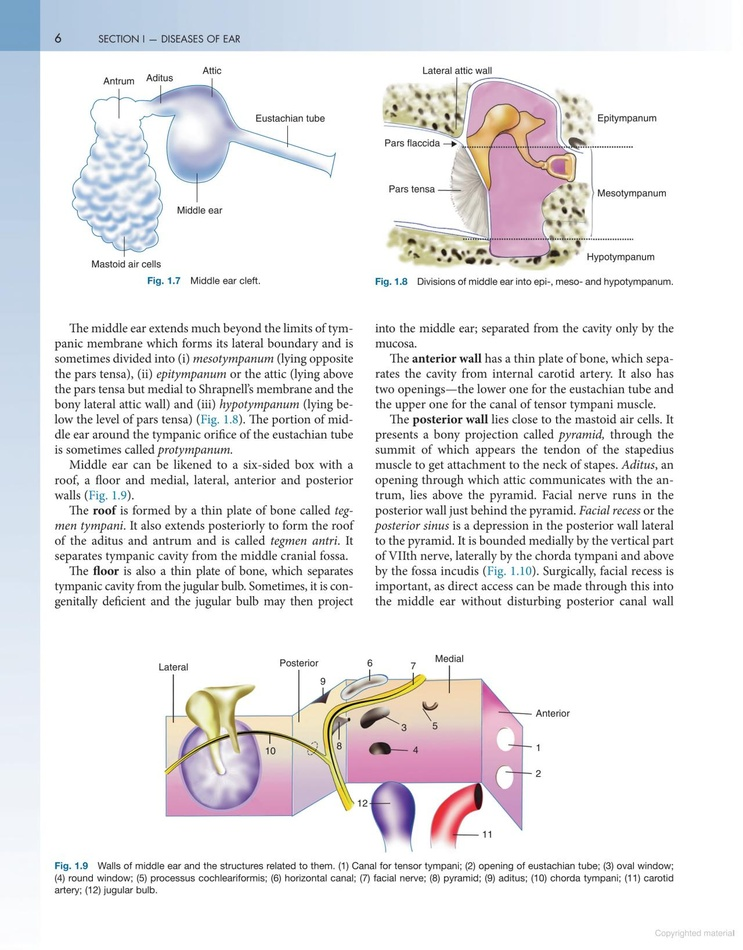
#> input picture textbook_images/page_004.jpg, 743 x 950 px, shrunk from 1280 x 1638 before the run
$ python test.py
#> lines starting #> are read from the running program, lines starting #| are printed output that depends on the picture; after the words box and inside, x2 and y2 are one past the last pixel; in counts of white or black regions, pixels touching at a corner belong together
import cv2
import numpy as np
import pytesseract
from PIL import Image

# -----------------------------
# 1. Load image
# -----------------------------
# image = cv2.imread("images/Dhingra ENT 8th Edition_Split_page-0015.jpg")
image = cv2.imread("textbook_images/page_004.jpg")
#> image is the input picture: shape (950, 743, 3); mean B, G, R 234.6, 232.8, 234.1

if image is None:
    raise ValueError("Image not found")

orig = image.copy()

gray = cv2.cvtColor(image, cv2.COLOR_BGR2GRAY)
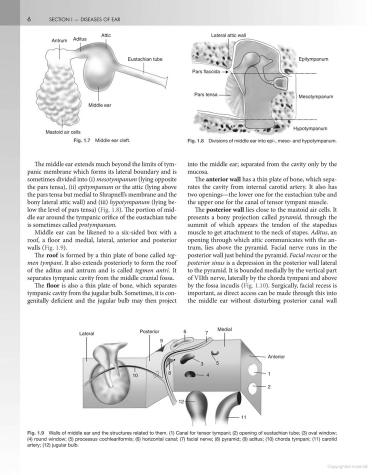
#> gray: shape (950, 743) (shown at 1/2 size); min 0, max 255, mean 233.4

# -----------------------------
# 2. Binarization (text = white)
# -----------------------------
_, binary = cv2.threshold(
    gray, 0, 255,
    cv2.THRESH_BINARY_INV + cv2.THRESH_OTSU
)
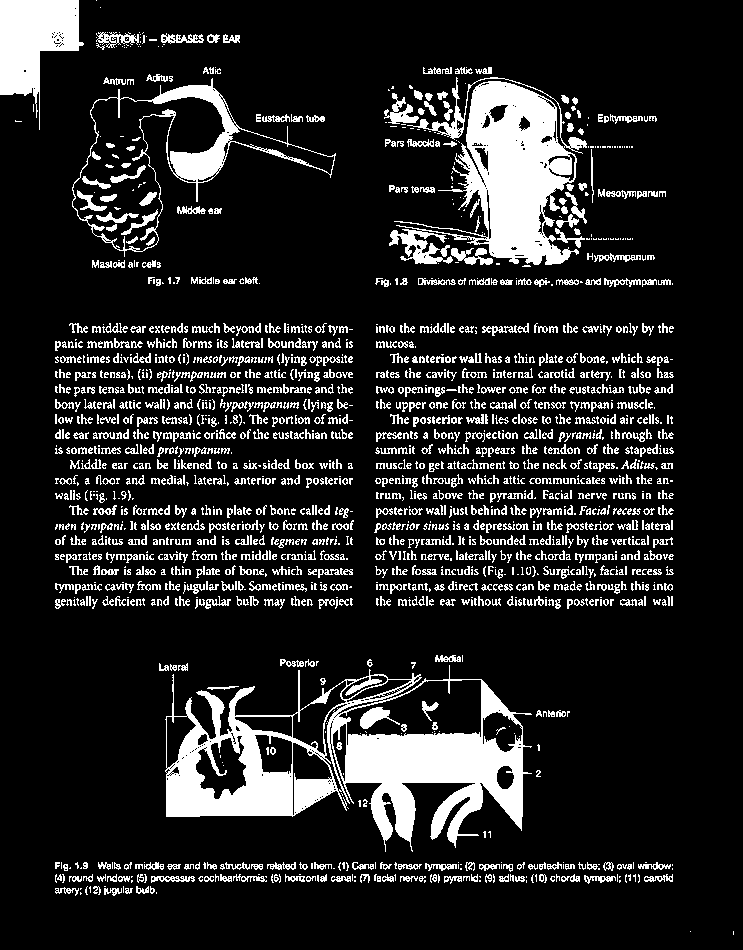
#> binary: shape (950, 743); 14.5% white; 1960 white regions (875 under 20 px), largest, box (x1, y1, x2, y2) and area: (165, 665, 532, 852) 24902, (389, 77, 587, 265) 16055, (0, 0, 84, 130) 5804

# -----------------------------
# 3. Multi-kernel Connected Components
# -----------------------------
kernels = [
    (10, 5),   # small text
    (25, 10),  # subheadings
    (30, 15)   # paragraphs
]

all_boxes = []

for kw, kh in kernels:
    kernel = cv2.getStructuringElement(cv2.MORPH_RECT, (kw, kh))
    dilated = cv2.dilate(binary, kernel, iterations=1)

    num_labels, _, stats, _ = cv2.connectedComponentsWithStats(
        dilated, connectivity=8
    )

    for i in range(1, num_labels):  # skip background
        x, y, w, h, area = stats[i]
        if area > 300:
            all_boxes.append((x, y, w, h))
#> this loop made 3 passes
#> num_labels on passes 1 to 3: 23, 10, 8
#> pass 1, `dilated = cv2.dilate(binary, kernel, iterations=1)`:
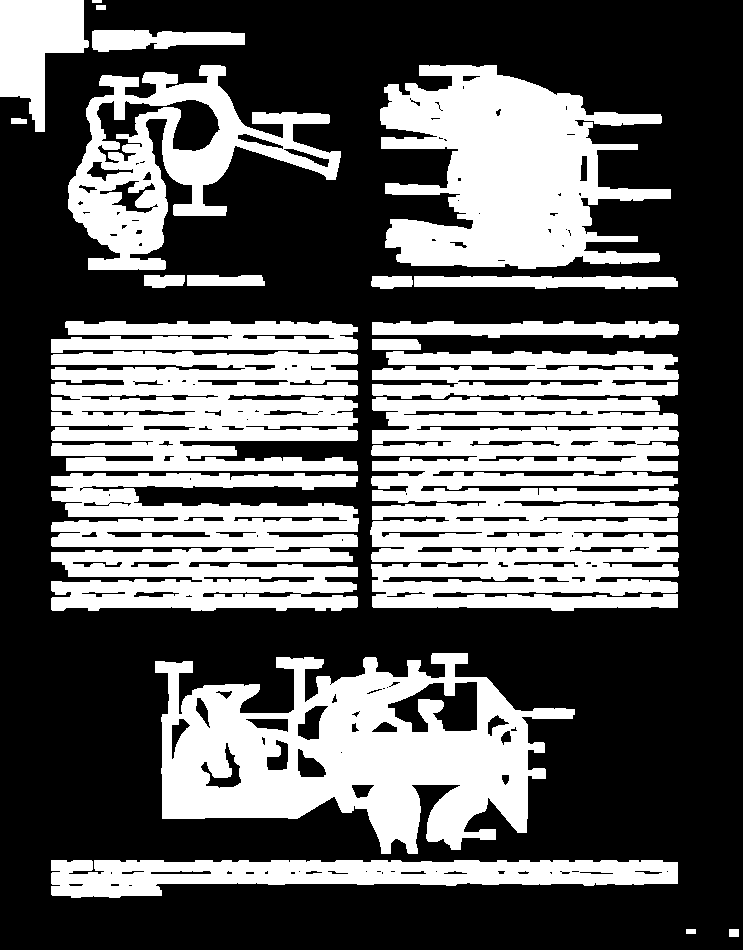
#> dilated: shape (950, 743); 37.6% white; 22 white regions, largest, box (x1, y1, x2, y2) and area: (370, 397, 679, 611) 51971, (155, 653, 575, 854) 45689, (380, 65, 671, 269) 35783
#> pass 2, `dilated = cv2.dilate(binary, kernel, iterations=1)`:
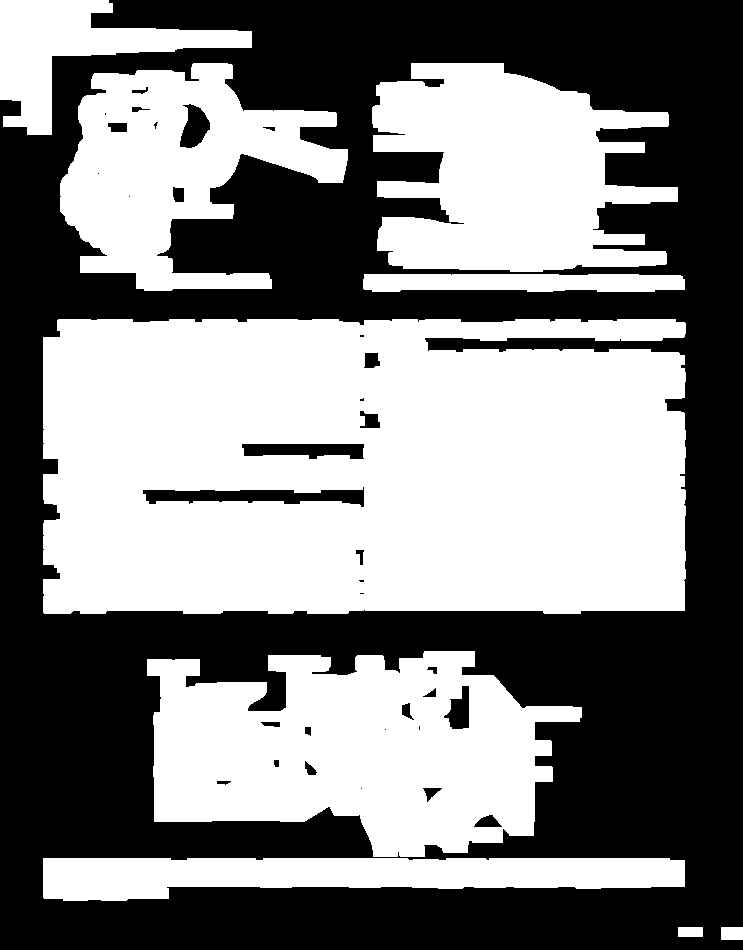
#> dilated: shape (950, 743); 50.7% white; 34 black regions (11 under 20 px), largest, box (x1, y1, x2, y2) and area: (0, 0, 743, 950) 340912, (143, 487, 364, 507) 2440, (242, 444, 364, 459) 1432
#> pass 3, `dilated = cv2.dilate(binary, kernel, iterations=1)`:
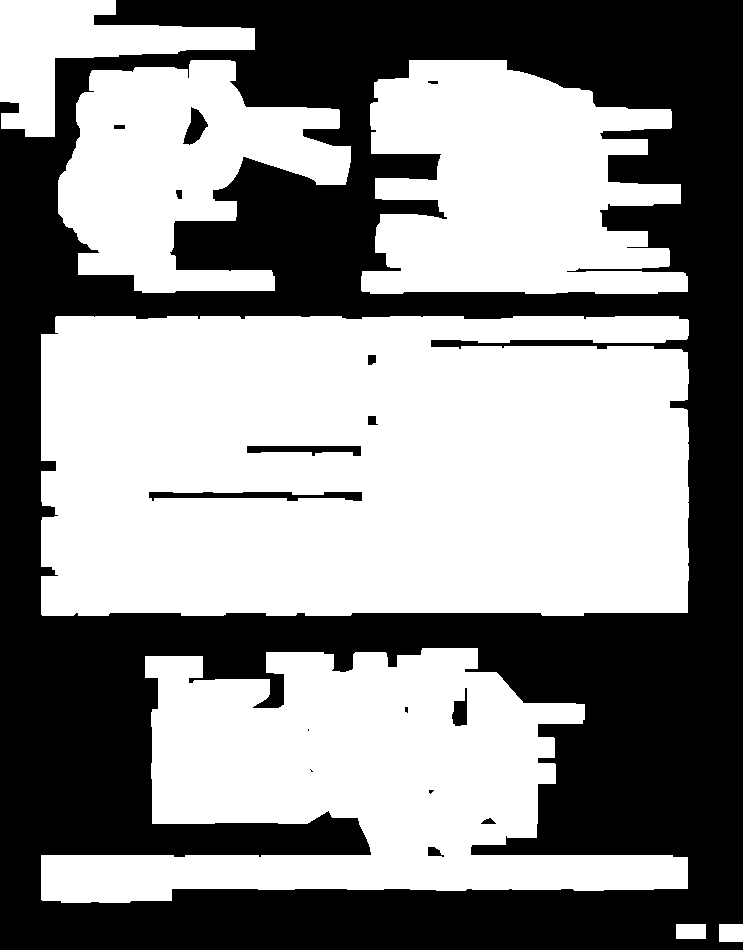
#> dilated: shape (950, 743); 55% white; 16 black regions (4 under 20 px), largest, box (x1, y1, x2, y2) and area: (0, 0, 743, 950) 314009, (149, 492, 362, 501) 1204, (247, 446, 361, 456) 749
#> after the loop, all_boxes = 31 items, first 6: (0, 0, 89, 132), (92, 30, 153, 22), (68, 65, 273, 205), (380, 65, 291, 204), (144, 275, 41, 13), (187, 275, 78, 11)

# -----------------------------
# 4. IOU function
# -----------------------------
def iou(a, b):
    xA = max(a[0], b[0])
    yA = max(a[1], b[1])
    xB = min(a[0]+a[2], b[0]+b[2])
    yB = min(a[1]+a[3], b[1]+b[3])
    if xB <= xA or yB <= yA:
        return 0.0
    inter = (xB-xA)*(yB-yA)
    areaA = a[2]*a[3]
    areaB = b[2]*b[3]
    return inter / float(areaA + areaB - inter)

# -----------------------------
# 5. De-duplicate boxes
# -----------------------------
all_boxes = sorted(all_boxes, key=lambda b: b[2]*b[3], reverse=True)
#> all_boxes = 31 items, first 6: (41, 316, 648, 300), (43, 319, 643, 295), (41, 648, 647, 255), (147, 651, 435, 206), (155, 653, 420, 201), (361, 60, 327, 234)

final_boxes = []
for box in all_boxes:
    if all(iou(box, fb) < 0.4 for fb in final_boxes):
        final_boxes.append(box)
#> this loop made 31 passes
#> box on passes 2, 4, 5, 8, 9, 10, 11: (43, 319, 643, 295), (147, 651, 435, 206), (155, 653, 420, 201), (370, 397, 309, 214), (60, 63, 288, 228), (372, 63, 306, 209), (380, 65, 291, 204)

# -----------------------------
# 6. Paragraph grouping helpers
# -----------------------------
def horizontal_overlap(a, b, ratio=0.5):
    x1 = max(a[0], b[0])
    x2 = min(a[0] + a[2], b[0] + b[2])
    overlap = max(0, x2 - x1)
    return overlap / min(a[2], b[2]) >= ratio

final_boxes = sorted(final_boxes, key=lambda b: b[1])

MAX_LINE_GAP = 25

# -----------------------------
# 7. Paragraph grouping
# -----------------------------
paragraphs = []
current = list(final_boxes[0])

for box in final_boxes[1:]:
    x, y, w, h = box
    cx, cy, cw, ch = current

    gap = y - (cy + ch)

    if 0 <= gap <= MAX_LINE_GAP and horizontal_overlap(current, box):
        nx = min(cx, x)
        ny = min(cy, y)
        nw = max(cx+cw, x+w) - nx
        nh = max(cy+ch, y+h) - ny
        current = [nx, ny, nw, nh]
    else:
        paragraphs.append(tuple(current))
        current = list(box)
#> this loop made 20 passes
#> box on passes 1 to 8: (0, 0, 89, 132), (92, 30, 153, 22), (361, 60, 327, 234), (58, 60, 293, 233), (363, 274, 322, 18), (187, 275, 78, 11), (144, 275, 41, 13), (371, 276, 42, 13)

paragraphs.append(tuple(current))


PAGE_HEIGHT, PAGE_WIDTH = orig.shape[:2]

blocks = []

for (x, y, w, h) in paragraphs:

    roi = orig[y:y+h, x:x+w]

    # OCR config
    config = "--oem 3 --psm 6"
#> (the run stopped early here; a loop or call above may not have finished)

$ run again, with textbook_images/page_001.jpg copied over textbook_images/page_004.jpg
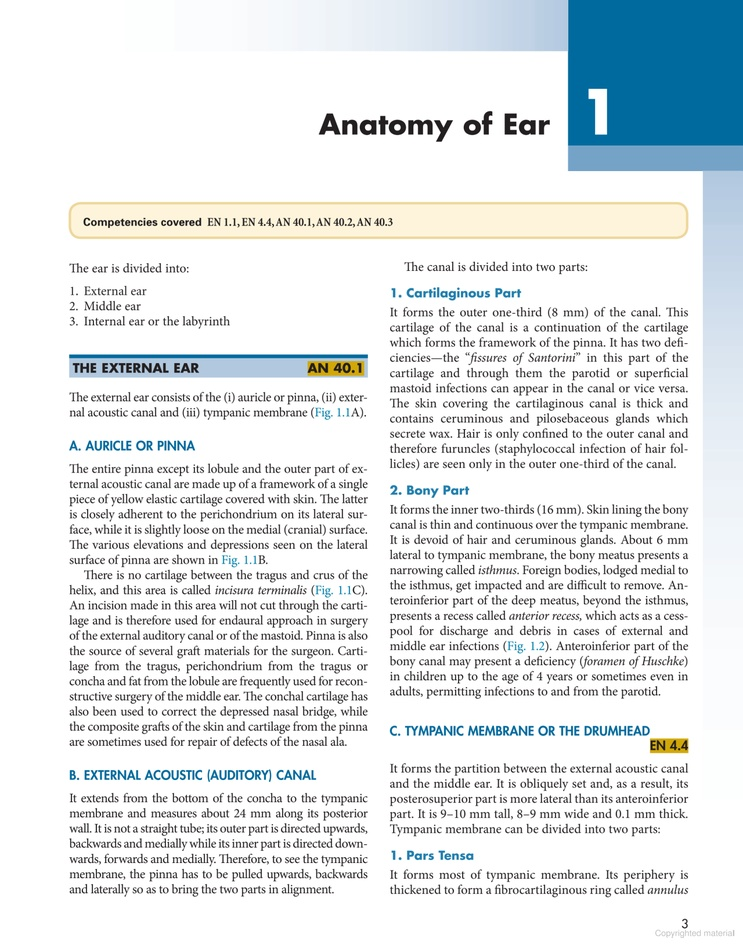
#> input picture textbook_images/page_001.jpg, 743 x 950 px, shrunk from 1280 x 1638 before the run
#> image is the input picture: shape (950, 743, 3); mean B, G, R 233.6, 231.6, 226.7
#> `_, binary = cv2.threshold( gray, 0, 255, cv2.THRESH_BINARY_INV + cv2.T..`:
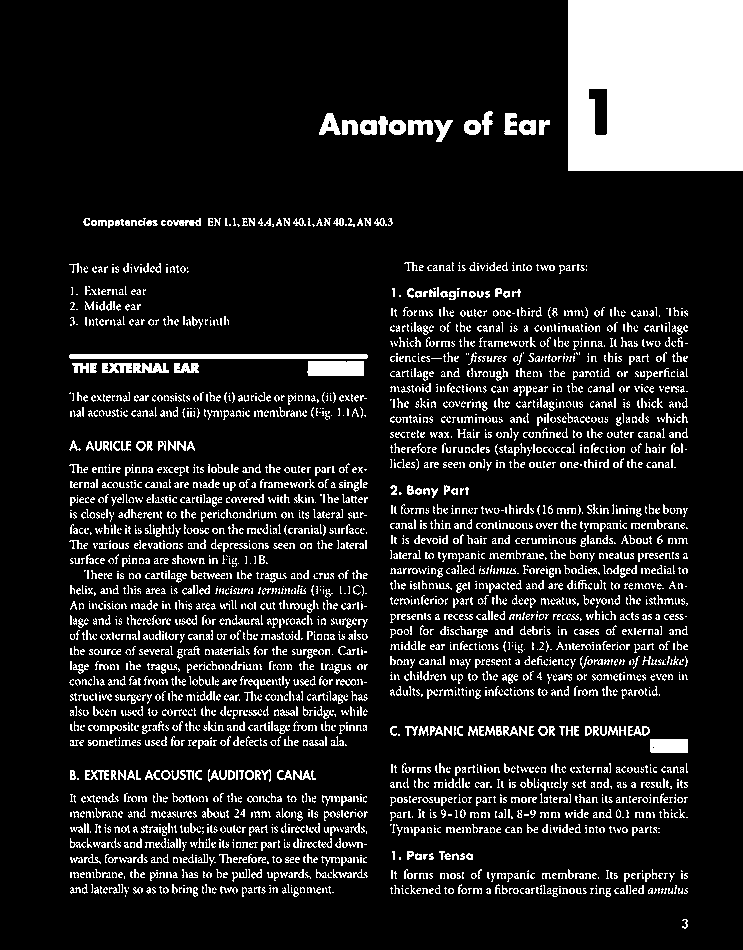
#> binary: shape (950, 743); 13.1% white; 3397 white regions (2312 under 20 px), largest, box (x1, y1, x2, y2) and area: (568, 0, 743, 171) 29315, (69, 354, 368, 359) 1491, (307, 361, 364, 376) 841
#> the loop `for kw, kh in kernels:` made 3 passes
#> num_labels on passes 1 to 3: 29, 11, 7
#> after the loop `for kw, kh in kernels:`: all_boxes = 43 items, first 6: (564, 0, 179, 173), (460, 109, 38, 28), (315, 111, 143, 33), (500, 111, 55, 26), (79, 216, 319, 14), (65, 261, 129, 14)
#> `all_boxes = sorted(all_boxes, key=lambda b: b[2]*b[3], reverse=True)`: all_boxes = 43 items, first 6: (55, 280, 648, 624), (57, 283, 643, 475), (58, 759, 642, 143), (65, 461, 308, 290), (305, 0, 438, 178), (307, 0, 436, 176)
#> the loop `for box in all_boxes:` made 43 passes
#> box on passes 1, 22, 23, 24, 25, 26, 27, 28: (55, 280, 648, 624), (390, 255, 212, 26), (387, 502, 306, 17), (315, 111, 143, 33), (387, 305, 306, 15), (79, 216, 319, 14), (392, 258, 207, 21), (66, 767, 255, 17)
#> the loop `for box in final_boxes[1:]:` made 31 passes
#> box on passes 1 to 8: (564, 0, 179, 173), (460, 109, 38, 28), (315, 111, 143, 33), (500, 111, 55, 26), (69, 211, 339, 24), (390, 255, 212, 26), (55, 256, 189, 80), (57, 259, 144, 19)

$ run again, with textbook_images/page_002.jpg copied over textbook_images/page_004.jpg
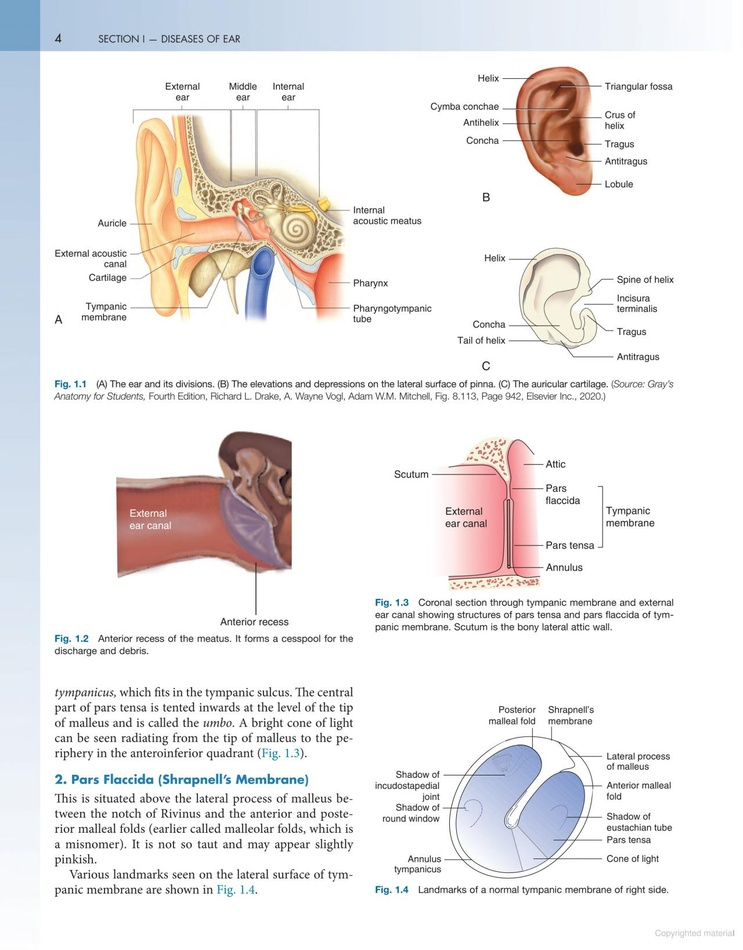
#> input picture textbook_images/page_002.jpg, 743 x 950 px, shrunk from 1280 x 1638 before the run
#> image is the input picture: shape (950, 743, 3); mean B, G, R 234.1, 234.2, 237
#> `_, binary = cv2.threshold( gray, 0, 255, cv2.THRESH_BINARY_INV + cv2.T..`:
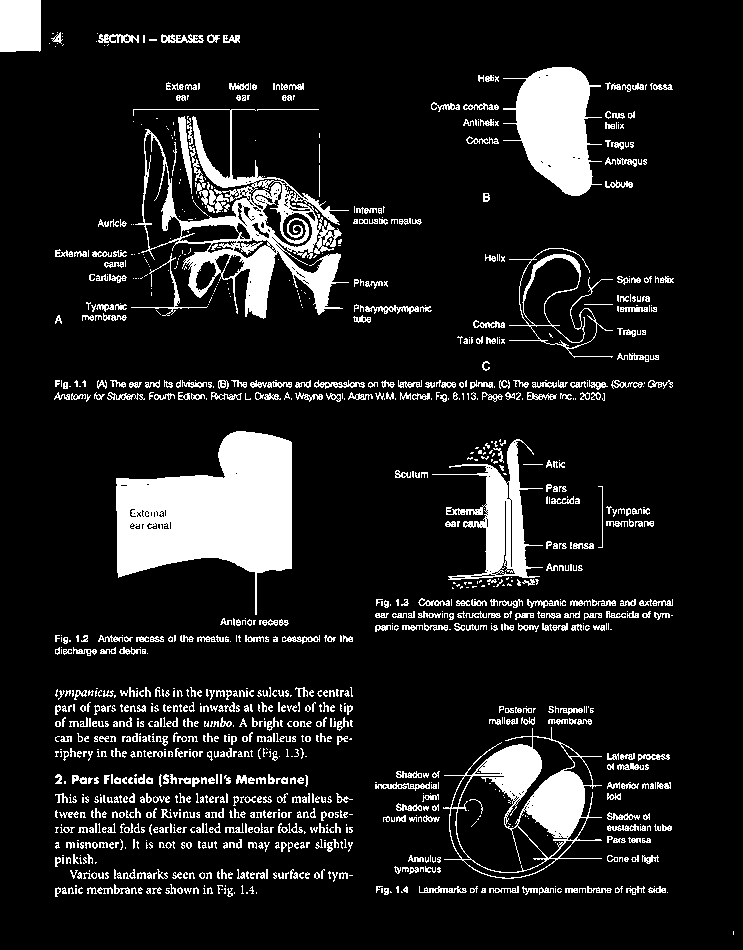
#> binary: shape (950, 743); 11.8% white; 1246 white regions (634 under 20 px), largest, box (x1, y1, x2, y2) and area: (116, 431, 292, 615) 18564, (133, 109, 349, 319) 10948, (503, 67, 602, 196) 7711
#> the loop `for kw, kh in kernels:` made 3 passes
#> num_labels on passes 1 to 3: 36, 14, 11
#> after the loop `for kw, kh in kernels:`: all_boxes = 47 items, first 6: (0, 0, 69, 54), (92, 31, 153, 17), (427, 65, 251, 133), (162, 80, 43, 12), (225, 81, 37, 11), (269, 81, 40, 11)
#> `all_boxes = sorted(all_boxes, key=lambda b: b[2]*b[3], reverse=True)`: all_boxes = 47 items, first 6: (41, 424, 647, 239), (43, 427, 642, 234), (41, 680, 646, 224), (41, 75, 406, 256), (43, 78, 401, 251), (51, 107, 376, 216)
#> the loop `for box in all_boxes:` made 47 passes
#> box on passes 1, 26, 27, 28, 29, 30, 31, 32: (41, 424, 647, 239), (51, 837, 307, 17), (66, 867, 292, 17), (82, 26, 173, 27), (0, 0, 79, 59), (51, 772, 262, 17), (0, 0, 76, 57), (0, 0, 69, 54)
#> the loop `for box in final_boxes[1:]:` made 29 passes
#> box on passes 1 to 8: (82, 26, 173, 27), (417, 60, 271, 143), (41, 75, 406, 256), (162, 80, 43, 12), (269, 81, 40, 11), (225, 81, 37, 11), (469, 186, 36, 23), (443, 241, 246, 128)
